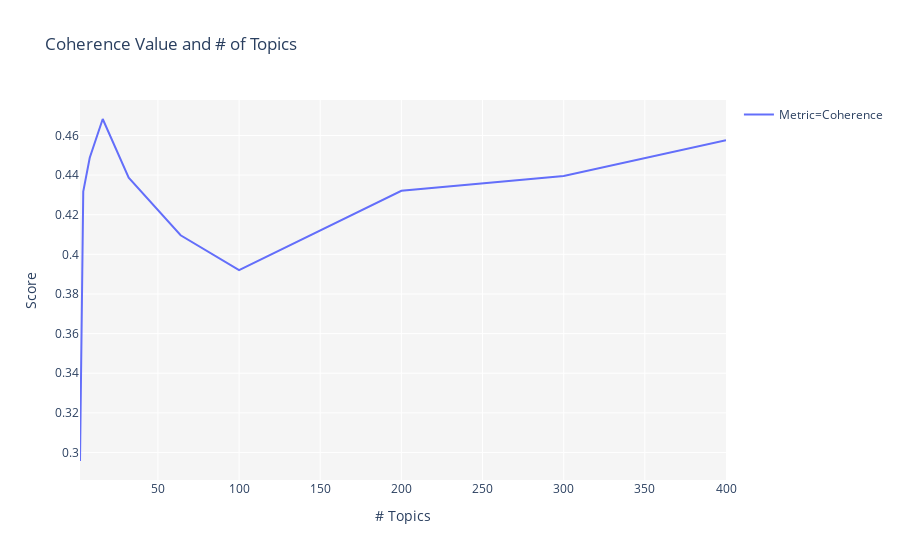

The cell this chart's notebook holds for it:
### Markdown cell above
**What is Topic Coherence?** Topic Coherence measures score a single topic by measuring the degree of semantic similarity between high scoring words in the topic. These measurements help distinguish between topics that are semantically interpretable topics and topics that are artifacts of statistical inference. `tune_model()` function iterates on a pre-defined grid with different number of topics and create a model for each parameter. Topic coherence is then evaluated for different models and are visually presented in a graph the has `Coherence Score` on y-axis as a function of `# Topics` on x-axis. See example below:

### Code cell
tuned_unsupervised = tune_model(model = 'lda', multi_core = True)

### Figure 1 — Plotly figure (JSON) as saved in the notebook; plotly's stock layout.template omitted (floating-point values rounded to 4 significant figures)
{"data": [{"hovertemplate": "Metric=Coherence<br># Topics=%{x}<br>Score=%{y}", "showlegend": true, "legendgroup": "Metric=Coherence", "name": "Metric=Coherence", "yaxis": "y", "hoverlabel": {"namelength": 0}, "mode": "lines", "xaxis": "x", "y": [0.2957, 0.4316, 0.4488, 0.4683, 0.4387, 0.4096, 0.3921, 0.4321, 0.4396, 0.4576], "x": [2, 4, 8, 16, 32, 64, 100, 200, 300, 400], "line": {"color": "#636efa", "dash": "solid", "shape": "linear"}, "type": "scatter"}], "layout": {"yaxis": {"domain": [0, 1], "anchor": "x", "title": {"text": "Score"}}, "plot_bgcolor": "rgb(245,245,245)", "title": {"text": "Coherence Value and # of Topics"}, "xaxis": {"domain": [0, 1], "anchor": "y", "title": {"text": "# Topics"}}, "legend": {"tracegroupgap": 0}}}
